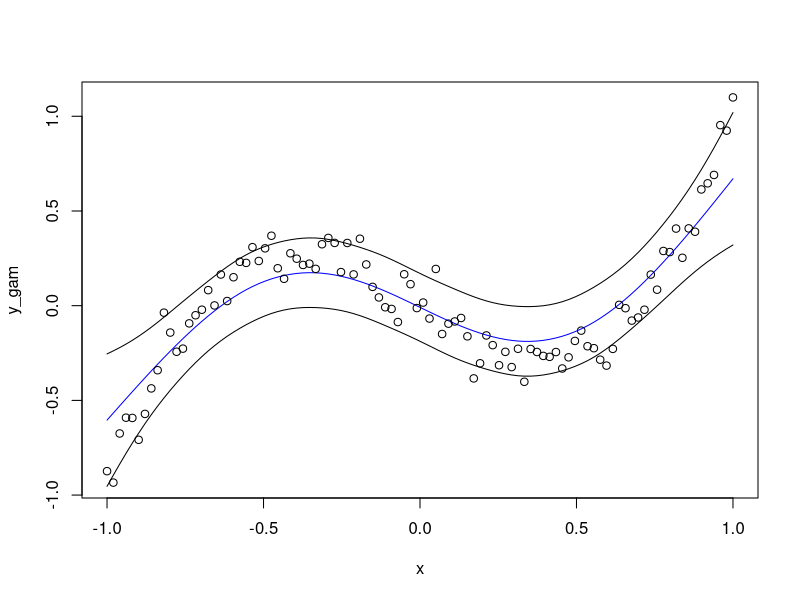

The R source for this figure: (Note: this script raises an error after producing the figure.)
## This files contains the R code to generate some test for the GAM function ##
## Documentation for MGCV is available at: http://cran.r-project.org/web/packages/mgcv/mgcv.pdf

library('mgcv')
#library('gam')

set.seed(0)
n = 100
x = seq(from = -1, to = 1, length.out = n)

funz = function(x){
  2 * x * x * x - x + rnorm(n = n, mean = 0, sd = .1)
}



y = funz(x)
data = data.frame('y'=y, 'x'=x)

# for mgcv
g = gam(y~s(x, k = 10, bs = "cr"), data = data, scale = 1)

pred = predict(g, newdata = data, se.fit = T)

y_gam = pred$fit
se = pred$se.fit

plot(x, y_gam, type='l', col='blue', ylim=c(min(y), max(y)))
points(x, y_gam + se, type = 'l')
points(x, y_gam - se, type = 'l')
points(x, y)


data$y_est = pred$fit
data$y_est_se = pred$se.fit

summary(g)

## DEGREE OF FREEDOM: 
# the degrees of freedom are obtained as: 
sum(g$edf1[2:10]) #[1] 3.996761

### Anova test for GLM ###
anova.gam(object = g, freq = T, p.type = 0)



### Manually compute prediction intervals ### 
# code from http://stackoverflow.com/questions/18909234/coding-a-prediction-interval-from-a-generalized-additive-model-with-a-very-large
Designmat = predict(g,data=data,type="lpmatrix") #design mat is the equivalent of basis
predvar <- diag(Designmat %*% g$Vp %*% t(Designmat))
SE <- sqrt(predvar) 

# get a prediction from the designmatrix
lin_pred = as.array(Designmat %*% g$coefficients)
norm(lin_pred - as.numeric(y_est))


#SE2 <- sqrt(predvar+g$sig2) 
#tfrac <- qt(0.975, g$df.residual)
#interval = tfrac*SE2






### GAM BINOMIAL ### 

mu = mean(y)
ybin = y
ybin[y>mu] = 1
ybin[y<=mu] = 0
data$ybin = ybin
gb = gam(ybin~s(x, k = 10, bs = "cr"), data = data, family = 'binomial', scale=10)

data$ybin_est = predict(gb, newdata = data)

plot(data$x, sigmoid(data$ybin_est), 'l', ylim=c(-1,2))
points(data$x, data$ybin)

#write.csv(data, '/home/donbeo/Documents/statsmodels/statsmodels/sandbox/gam_gsoc2015/tests/results/prediction_from_mgcv.csv')
